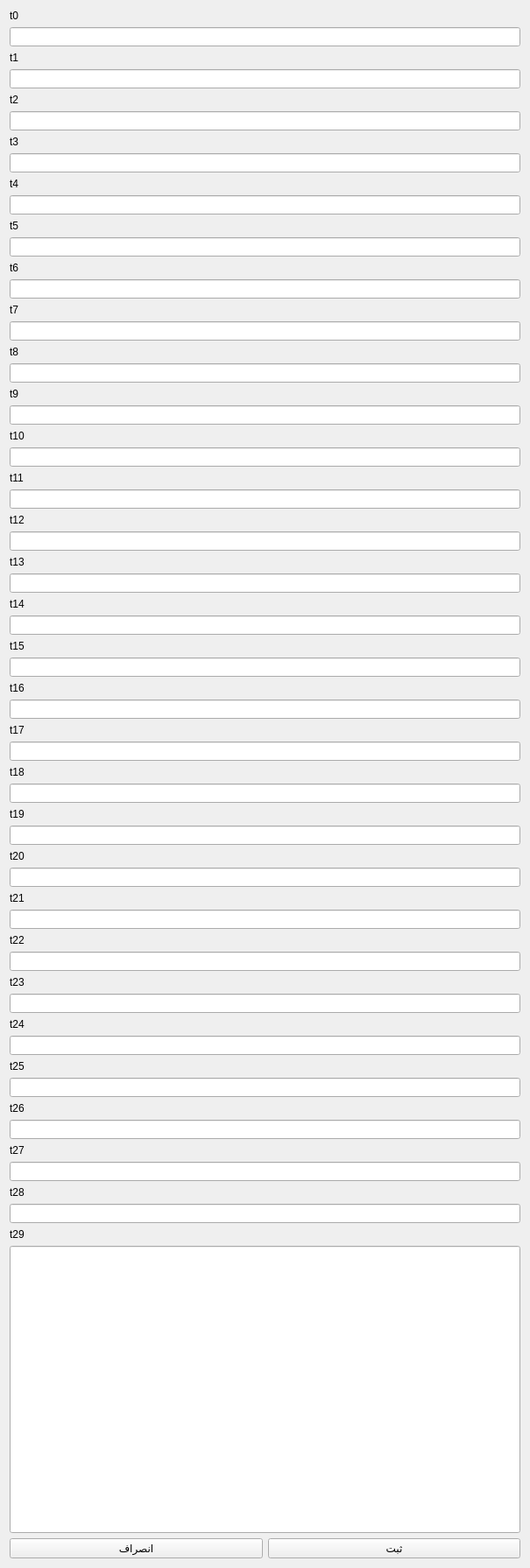
     <widget class="QWidget" name="scrollAreaWidgetContents_register">
      <property name="geometry">
       <rect>
        <x>0</x>
        <y>0</y>
        <width>605</width>
        <height>1791</height>
       </rect>
      </property>
      <layout class="QHBoxLayout" name="horizontalLayout_2">
       <item>
        <layout class="QHBoxLayout" name="box_register_all">
         <item>
          <layout class="QVBoxLayout" name="box_after_register_all">
           <item>
            <widget class="QLabel" name="lbl_register_t0">
             <property name="text">
              <string>t0</string>
             </property>
             <property name="alignment">
              <set>Qt::AlignLeading|Qt::AlignLeft|Qt::AlignVCenter</set>
             </property>
            </widget>
           </item>
           <item>
            <widget class="QLineEdit" name="txt_register_0">
             <property name="layoutDirection">
              <enum>Qt::RightToLeft</enum>
             </property>
             <property name="maxLength">
              <number>10</number>
             </property>
             <property name="alignment">
              <set>Qt::AlignLeading|Qt::AlignLeft|Qt::AlignVCenter</set>
             </property>
            </widget>
           </item>
           <item>
            <widget class="QLabel" name="lbl_register_t1">
             <property name="text">
              <string>t1</string>
             </property>
            </widget>
           </item>
           <item>
            <widget class="QLineEdit" name="txt_register_1">
             <property name="autoFillBackground">
              <bool>false</bool>
             </property>
             <property name="styleSheet">
              <string notr="true"/>
             </property>
             <property name="alignment">
              <set>Qt::AlignLeading|Qt::AlignLeft|Qt::AlignVCenter</set>
             </property>
            </widget>
           </item>
           <item>
            <widget class="QLabel" name="lbl_register_t2">
             <property name="text">
              <string>t2</string>
             </property>
            </widget>
           </item>
           <item>
            <widget class="QLineEdit" name="txt_register_2">
             <property name="alignment">
              <set>Qt::AlignLeading|Qt::AlignLeft|Qt::AlignVCenter</set>
             </property>
            </widget>
           </item>
           <item>
            <widget class="QLabel" name="lbl_register_t3">
             <property name="text">
              <string>t3</string>
             </property>
            </widget>
           </item>
           <item>
            <widget class="QLineEdit" name="txt_register_3"/>
           </item>
           <item>
            <widget class="QLabel" name="lbl_register_t4">
             <property name="text">
              <string>t4</string>
             </property>
            </widget>
           </item>
           <item>
            <widget class="QLineEdit" name="txt_register_4">
             <property name="alignment">
              <set>Qt::AlignLeading|Qt::AlignLeft|Qt::AlignVCenter</set>
             </property>
            </widget>
           </item>
           <item>
            <widget class="QLabel" name="lbl_register_t5">
             <property name="text">
              <string>t5</string>
             </property>
            </widget>
           </item>
           <item>
            <widget class="QLineEdit" name="txt_register_5">
             <property name="alignment">
              <set>Qt::AlignLeading|Qt::AlignLeft|Qt::AlignVCenter</set>
             </property>
            </widget>
           </item>
           <item>
            <widget class="QLabel" name="lbl_register_t6">
             <property name="text">
              <string>t6</string>
             </property>
            </widget>
           </item>
           <item>
            <widget class="QLineEdit" name="txt_register_6">
             <property name="alignment">
              <set>Qt::AlignLeading|Qt::AlignLeft|Qt::AlignVCenter</set>
             </property>
            </widget>
           </item>
           <item>
            <widget class="QLabel" name="lbl_register_t7">
             <property name="text">
              <string>t7</string>
             </property>
            </widget>
           </item>
           <item>
            <widget class="QLineEdit" name="txt_register_7">
             <property name="alignment">
              <set>Qt::AlignLeading|Qt::AlignLeft|Qt::AlignVCenter</set>
             </property>
            </widget>
           </item>
           <item>
            <widget class="QLabel" name="lbl_register_t8">
             <property name="text">
              <string>t8</string>
             </property>
            </widget>
           </item>
           <item>
            <widget class="QLineEdit" name="txt_register_8">
             <property name="alignment">
              <set>Qt::AlignLeading|Qt::AlignLeft|Qt::AlignVCenter</set>
             </property>
            </widget>
           </item>
           <item>
            <widget class="QLabel" name="lbl_register_t9">
             <property name="text">
              <string>t9</string>
             </property>
            </widget>
           </item>
           <item>
            <widget class="QLineEdit" name="txt_register_9">
             <property name="alignment">
              <set>Qt::AlignLeading|Qt::AlignLeft|Qt::AlignVCenter</set>
             </property>
            </widget>
           </item>
           <item>
            <widget class="QLabel" name="lbl_register_t10">
             <property name="text">
              <string>t10</string>
             </property>
            </widget>
           </item>
           <item>
            <widget class="QLineEdit" name="txt_register_10">
             <property name="alignment">
              <set>Qt::AlignLeading|Qt::AlignLeft|Qt::AlignVCenter</set>
             </property>
            </widget>
           </item>
           <item>
            <widget class="QLabel" name="lbl_register_t11">
             <property name="text">
              <string>t11</string>
             </property>
            </widget>
           </item>
           <item>
            <widget class="QLineEdit" name="txt_register_11">
             <property name="alignment">
              <set>Qt::AlignLeading|Qt::AlignLeft|Qt::AlignVCenter</set>
             </property>
            </widget>
           </item>
           <item>
            <widget class="QLabel" name="lbl_register_t12">
             <property name="text">
              <string>t12</string>
             </property>
            </widget>
           </item>
           <item>
            <widget class="QLineEdit" name="txt_register_12">
             <property name="alignment">
              <set>Qt::AlignLeading|Qt::AlignLeft|Qt::AlignVCenter</set>
             </property>
            </widget>
           </item>
           <item>
            <widget class="QLabel" name="lbl_register_t13">
             <property name="text">
              <string>t13</string>
             </property>
            </widget>
           </item>
           <item>
            <widget class="QLineEdit" name="txt_register_13">
             <property name="text">
              <string/>
             </property>
             <property name="alignment">
              <set>Qt::AlignLeading|Qt::AlignLeft|Qt::AlignVCenter</set>
             </property>
            </widget>
           </item>
           <item>
            <widget class="QLabel" name="lbl_register_t14">
             <property name="text">
              <string>t14</string>
             </property>
            </widget>
           </item>
           <item>
            <widget class="QLineEdit" name="txt_register_14">
             <property name="alignment">
              <set>Qt::AlignLeading|Qt::AlignLeft|Qt::AlignVCenter</set>
             </property>
            </widget>
           </item>
           <item>
            <widget class="QLabel" name="lbl_register_t15">
             <property name="text">
              <string>t15</string>
             </property>
            </widget>
           </item>
           <item>
            <widget class="QLineEdit" name="txt_register_15">
             <property name="alignment">
              <set>Qt::AlignLeading|Qt::AlignLeft|Qt::AlignVCenter</set>
             </property>
            </widget>
           </item>
           <item>
            <widget class="QLabel" name="lbl_register_t16">
             <property name="text">
              <string>t16</string>
             </property>
            </widget>
           </item>
           <item>
            <widget class="QLineEdit" name="txt_register_16">
             <property name="enabled">
              <bool>true</bool>
             </property>
             <property name="alignment">
              <set>Qt::AlignLeading|Qt::AlignLeft|Qt::AlignVCenter</set>
             </property>
            </widget>
           </item>
           <item>
            <widget class="QLabel" name="lbl_register_t17">
             <property name="text">
              <string>t17</string>
             </property>
            </widget>
           </item>
           <item>
            <widget class="QLineEdit" name="txt_register_17">
             <property name="enabled">
              <bool>true</bool>
             </property>
             <property name="alignment">
              <set>Qt::AlignLeading|Qt::AlignLeft|Qt::AlignVCenter</set>
             </property>
            </widget>
           </item>
           <item>
            <widget class="QLabel" name="lbl_register_t18">
             <property name="text">
              <string>t18</string>
             </property>
            </widget>
           </item>
           <item>
            <widget class="QLineEdit" name="txt_register_18">
             <property name="alignment">
              <set>Qt::AlignLeading|Qt::AlignLeft|Qt::AlignVCenter</set>
             </property>
            </widget>
           </item>
           <item>
            <widget class="QLabel" name="lbl_register_t19">
             <property name="text">
              <string>t19</string>
             </property>
            </widget>
           </item>
           <item>
            <widget class="QLineEdit" name="txt_register_19">
             <property name="alignment">
              <set>Qt::AlignLeading|Qt::AlignLeft|Qt::AlignVCenter</set>
             </property>
            </widget>
           </item>
           <item>
            <widget class="QLabel" name="lbl_register_t20">
             <property name="text">
              <string>t20</string>
             </property>
            </widget>
           </item>
           <item>
            <widget class="QLineEdit" name="txt_register_20">
             <property name="alignment">
              <set>Qt::AlignLeading|Qt::AlignLeft|Qt::AlignVCenter</set>
             </property>
            </widget>
           </item>
           <item>
            <widget class="QLabel" name="lbl_register_t21">
             <property name="text">
              <string>t21</string>
             </property>
            </widget>
           </item>
           <item>
            <widget class="QLineEdit" name="txt_register_21">
             <property name="alignment">
              <set>Qt::AlignLeading|Qt::AlignLeft|Qt::AlignVCenter</set>
             </property>
            </widget>
           </item>
           <item>
            <widget class="QLabel" name="lbl_register_t22">
             <property name="text">
              <string>t22</string>
             </property>
            </widget>
           </item>
           <item>
            <widget class="QLineEdit" name="txt_register_22">
             <property name="alignment">
              <set>Qt::AlignLeading|Qt::AlignLeft|Qt::AlignVCenter</set>
             </property>
            </widget>
           </item>
           <item>
            <widget class="QLabel" name="lbl_register_t23">
             <property name="text">
              <string>t23</string>
             </property>
            </widget>
           </item>
           <item>
            <widget class="QLineEdit" name="txt_register_23">
             <property name="alignment">
              <set>Qt::AlignLeading|Qt::AlignLeft|Qt::AlignVCenter</set>
             </property>
            </widget>
           </item>
           <item>
            <widget class="QLabel" name="lbl_register_t24">
             <property name="text">
              <string>t24</string>
             </property>
            </widget>
           </item>
           <item>
            <widget class="QLineEdit" name="txt_register_24">
             <property name="alignment">
              <set>Qt::AlignLeading|Qt::AlignLeft|Qt::AlignVCenter</set>
             </property>
            </widget>
           </item>
           <item>
            <widget class="QLabel" name="lbl_register_t25">
             <property name="text">
              <string>t25</string>
             </property>
            </widget>
           </item>
           <item>
            <widget class="QLineEdit" name="txt_register_25">
             <property name="alignment">
              <set>Qt::AlignLeading|Qt::AlignLeft|Qt::AlignVCenter</set>
             </property>
            </widget>
           </item>
           <item>
            <widget class="QLabel" name="lbl_register_t26">
             <property name="text">
              <string>t26</string>
             </property>
            </widget>
           </item>
           <item>
            <widget class="QLineEdit" name="txt_register_26">
             <property name="alignment">
              <set>Qt::AlignLeading|Qt::AlignLeft|Qt::AlignVCenter</set>
             </property>
            </widget>
           </item>
           <item>
            <widget class="QLabel" name="lbl_register_t27">
             <property name="text">
              <string>t27</string>
             </property>
            </widget>
           </item>
           <item>
            <widget class="QLineEdit" name="txt_register_27"/>
           </item>
           <item>
            <widget class="QLabel" name="lbl_register_t28">
             <property name="text">
              <string>t28</string>
             </property>
            </widget>
           </item>
           <item>
            <widget class="QLineEdit" name="txt_register_28"/>
           </item>
           <item>
            <widget class="QLabel" name="lbl_register_t29">
             <property name="text">
              <string>t29</string>
             </property>
            </widget>
           </item>
           <item>
            <widget class="QLineEdit" name="txt_register_29">
             <property name="sizePolicy">
              <sizepolicy hsizetype="Expanding" vsizetype="Expanding">
               <horstretch>0</horstretch>
               <verstretch>0</verstretch>
              </sizepolicy>
             </property>
             <property name="baseSize">
              <size>
               <width>0</width>
               <height>23</height>
              </size>
             </property>
            </widget>
           </item>
           <item>
            <layout class="QHBoxLayout" name="box_btn_register_down">
             <item>
              <widget class="QPushButton" name="btn_register_clear">
               <property name="text">
                <string>انصراف</string>
               </property>
              </widget>
             </item>
             <item>
              <widget class="QPushButton" name="btn_register_insert">
               <property name="text">
                <string>ثبت</string>
               </property>
              </widget>
             </item>
            </layout>
           </item>
          </layout>
         </item>
        </layout>
       </item>
      </layout>
     </widget>
